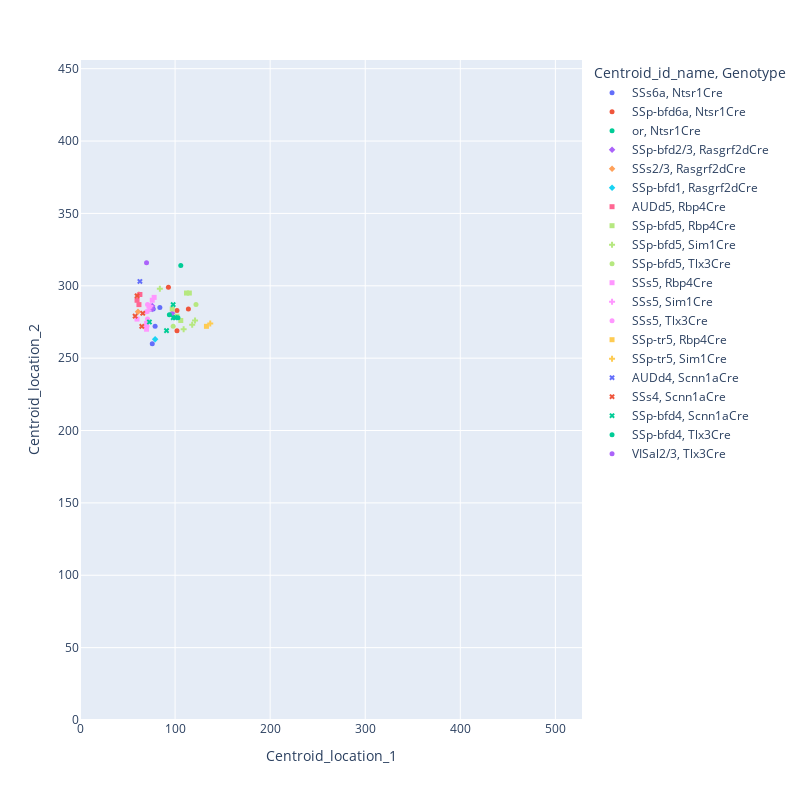

Here is the notebook cell this chart was saved with:
### Code cell
fig = px.scatter(data, x='Centroid_location_1', y='Centroid_location_2', color='Centroid_id_name', symbol='Genotype', 
                 width=800, height=800)
fig.update_traces(marker=dict(size=5))

fig.update_xaxes(range=[0, 528])
fig.update_yaxes(range=[0, 456])
#fig.update_yaxes(range=[0, 456], autorange="reversed")
# autorange reversed makes top left corner 0,0 but does not work with custom range...
fig.show()

fig.write_html("injection_centroid_horizontal.html")
# horizontal view but fliped (in an image, top is 0 but not bottom like in this graph)

### Figure 1 — Plotly figure (JSON) as saved in the notebook; plotly's stock layout.template omitted (floating-point values rounded to 4 significant figures)
{"data": [{"hovertemplate": "Centroid_id_name=SSs6a<br>Genotype=Ntsr1Cre<br>Centroid_location_1=%{x}<br>Centroid_location_2=%{y}<extra></extra>", "legendgroup": "SSs6a, Ntsr1Cre", "marker": {"color": "#636efa", "size": 5, "symbol": "circle"}, "mode": "markers", "name": "SSs6a, Ntsr1Cre", "orientation": "v", "showlegend": true, "type": "scatter", "x": [77, 84, 74, 76, 79], "xaxis": "x", "y": [284, 285, 284, 260, 272], "yaxis": "y"}, {"hovertemplate": "Centroid_id_name=SSp-bfd6a<br>Genotype=Ntsr1Cre<br>Centroid_location_1=%{x}<br>Centroid_location_2=%{y}<extra></extra>", "legendgroup": "SSp-bfd6a, Ntsr1Cre", "marker": {"color": "#EF553B", "size": 5, "symbol": "circle"}, "mode": "markers", "name": "SSp-bfd6a, Ntsr1Cre", "orientation": "v", "showlegend": true, "type": "scatter", "x": [102, 114, 102, 93], "xaxis": "x", "y": [283, 284, 269, 299], "yaxis": "y"}, {"hovertemplate": "Centroid_id_name=or<br>Genotype=Ntsr1Cre<br>Centroid_location_1=%{x}<br>Centroid_location_2=%{y}<extra></extra>", "legendgroup": "or, Ntsr1Cre", "marker": {"color": "#00cc96", "size": 5, "symbol": "circle"}, "mode": "markers", "name": "or, Ntsr1Cre", "orientation": "v", "showlegend": true, "type": "scatter", "x": [106], "xaxis": "x", "y": [314], "yaxis": "y"}, {"hovertemplate": "Centroid_id_name=SSp-bfd2/3<br>Genotype=Rasgrf2dCre<br>Centroid_location_1=%{x}<br>Centroid_location_2=%{y}<extra></extra>", "legendgroup": "SSp-bfd2/3, Rasgrf2dCre", "marker": {"color": "#ab63fa", "size": 5, "symbol": "diamond"}, "mode": "markers", "name": "SSp-bfd2/3, Rasgrf2dCre", "orientation": "v", "showlegend": true, "type": "scatter", "x": [97, 76, 76], "xaxis": "x", "y": [281, 284, 286], "yaxis": "y"}, {"hovertemplate": "Centroid_id_name=SSs2/3<br>Genotype=Rasgrf2dCre<br>Centroid_location_1=%{x}<br>Centroid_location_2=%{y}<extra></extra>", "legendgroup": "SSs2/3, Rasgrf2dCre", "marker": {"color": "#FFA15A", "size": 5, "symbol": "diamond"}, "mode": "markers", "name": "SSs2/3, Rasgrf2dCre", "orientation": "v", "showlegend": true, "type": "scatter", "x": [61, 62], "xaxis": "x", "y": [282, 294], "yaxis": "y"}, {"hovertemplate": "Centroid_id_name=SSp-bfd1<br>Genotype=Rasgrf2dCre<br>Centroid_location_1=%{x}<br>Centroid_location_2=%{y}<extra></extra>", "legendgroup": "SSp-bfd1, Rasgrf2dCre", "marker": {"color": "#19d3f3", "size": 5, "symbol": "diamond"}, "mode": "markers", "name": "SSp-bfd1, Rasgrf2dCre", "orientation": "v", "showlegend": true, "type": "scatter", "x": [79], "xaxis": "x", "y": [263], "yaxis": "y"}, {"hovertemplate": "Centroid_id_name=AUDd5<br>Genotype=Rbp4Cre<br>Centroid_location_1=%{x}<br>Centroid_location_2=%{y}<extra></extra>", "legendgroup": "AUDd5, Rbp4Cre", "marker": {"color": "#FF6692", "size": 5, "symbol": "square"}, "mode": "markers", "name": "AUDd5, Rbp4Cre", "orientation": "v", "showlegend": true, "type": "scatter", "x": [62, 63, 60], "xaxis": "x", "y": [287, 294, 290], "yaxis": "y"}, {"hovertemplate": "Centroid_id_name=SSp-bfd5<br>Genotype=Rbp4Cre<br>Centroid_location_1=%{x}<br>Centroid_location_2=%{y}<extra></extra>", "legendgroup": "SSp-bfd5, Rbp4Cre", "marker": {"color": "#B6E880", "size": 5, "symbol": "square"}, "mode": "markers", "name": "SSp-bfd5, Rbp4Cre", "orientation": "v", "showlegend": true, "type": "scatter", "x": [106, 102, 112, 115, 97], "xaxis": "x", "y": [276, 279, 295, 295, 284], "yaxis": "y"}, {"hovertemplate": "Centroid_id_name=SSp-bfd5<br>Genotype=Sim1Cre<br>Centroid_location_1=%{x}<br>Centroid_location_2=%{y}<extra></extra>", "legendgroup": "SSp-bfd5, Sim1Cre", "marker": {"color": "#B6E880", "size": 5, "symbol": "cross"}, "mode": "markers", "name": "SSp-bfd5, Sim1Cre", "orientation": "v", "showlegend": true, "type": "scatter", "x": [121, 109, 118, 84], "xaxis": "x", "y": [276, 270, 273, 298], "yaxis": "y"}, {"hovertemplate": "Centroid_id_name=SSp-bfd5<br>Genotype=Tlx3Cre<br>Centroid_location_1=%{x}<br>Centroid_location_2=%{y}<extra></extra>", "legendgroup": "SSp-bfd5, Tlx3Cre", "marker": {"color": "#B6E880", "size": 5, "symbol": "circle"}, "mode": "markers", "name": "SSp-bfd5, Tlx3Cre", "orientation": "v", "showlegend": true, "type": "scatter", "x": [122, 98], "xaxis": "x", "y": [287, 272], "yaxis": "y"}, {"hovertemplate": "Centroid_id_name=SSs5<br>Genotype=Rbp4Cre<br>Centroid_location_1=%{x}<br>Centroid_location_2=%{y}<extra></extra>", "legendgroup": "SSs5, Rbp4Cre", "marker": {"color": "#FF97FF", "size": 5, "symbol": "square"}, "mode": "markers", "name": "SSs5, Rbp4Cre", "orientation": "v", "showlegend": true, "type": "scatter", "x": [76, 70, 78, 70, 60], "xaxis": "x", "y": [290, 270, 292, 274, 277], "yaxis": "y"}, {"hovertemplate": "Centroid_id_name=SSs5<br>Genotype=Sim1Cre<br>Centroid_location_1=%{x}<br>Centroid_location_2=%{y}<extra></extra>", "legendgroup": "SSs5, Sim1Cre", "marker": {"color": "#FF97FF", "size": 5, "symbol": "cross"}, "mode": "markers", "name": "SSs5, Sim1Cre", "orientation": "v", "showlegend": true, "type": "scatter", "x": [72, 70, 74, 73], "xaxis": "x", "y": [283, 272, 286, 285], "yaxis": "y"}, {"hovertemplate": "Centroid_id_name=SSs5<br>Genotype=Tlx3Cre<br>Centroid_location_1=%{x}<br>Centroid_location_2=%{y}<extra></extra>", "legendgroup": "SSs5, Tlx3Cre", "marker": {"color": "#FF97FF", "size": 5, "symbol": "circle"}, "mode": "markers", "name": "SSs5, Tlx3Cre", "orientation": "v", "showlegend": true, "type": "scatter", "x": [70, 71, 71], "xaxis": "x", "y": [282, 277, 287], "yaxis": "y"}, {"hovertemplate": "Centroid_id_name=SSp-tr5<br>Genotype=Rbp4Cre<br>Centroid_location_1=%{x}<br>Centroid_location_2=%{y}<extra></extra>", "legendgroup": "SSp-tr5, Rbp4Cre", "marker": {"color": "#FECB52", "size": 5, "symbol": "square"}, "mode": "markers", "name": "SSp-tr5, Rbp4Cre", "orientation": "v", "showlegend": true, "type": "scatter", "x": [133], "xaxis": "x", "y": [272], "yaxis": "y"}, {"hovertemplate": "Centroid_id_name=SSp-tr5<br>Genotype=Sim1Cre<br>Centroid_location_1=%{x}<br>Centroid_location_2=%{y}<extra></extra>", "legendgroup": "SSp-tr5, Sim1Cre", "marker": {"color": "#FECB52", "size": 5, "symbol": "cross"}, "mode": "markers", "name": "SSp-tr5, Sim1Cre", "orientation": "v", "showlegend": true, "type": "scatter", "x": [137], "xaxis": "x", "y": [274], "yaxis": "y"}, {"hovertemplate": "Centroid_id_name=AUDd4<br>Genotype=Scnn1aCre<br>Centroid_location_1=%{x}<br>Centroid_location_2=%{y}<extra></extra>", "legendgroup": "AUDd4, Scnn1aCre", "marker": {"color": "#636efa", "size": 5, "symbol": "x"}, "mode": "markers", "name": "AUDd4, Scnn1aCre", "orientation": "v", "showlegend": true, "type": "scatter", "x": [63], "xaxis": "x", "y": [303], "yaxis": "y"}, {"hovertemplate": "Centroid_id_name=SSs4<br>Genotype=Scnn1aCre<br>Centroid_location_1=%{x}<br>Centroid_location_2=%{y}<extra></extra>", "legendgroup": "SSs4, Scnn1aCre", "marker": {"color": "#EF553B", "size": 5, "symbol": "x"}, "mode": "markers", "name": "SSs4, Scnn1aCre", "orientation": "v", "showlegend": true, "type": "scatter", "x": [65, 66, 58, 60], "xaxis": "x", "y": [272, 281, 279, 293], "yaxis": "y"}, {"hovertemplate": "Centroid_id_name=SSp-bfd4<br>Genotype=Scnn1aCre<br>Centroid_location_1=%{x}<br>Centroid_location_2=%{y}<extra></extra>", "legendgroup": "SSp-bfd4, Scnn1aCre", "marker": {"color": "#00cc96", "size": 5, "symbol": "x"}, "mode": "markers", "name": "SSp-bfd4, Scnn1aCre", "orientation": "v", "showlegend": true, "type": "scatter", "x": [91, 98, 73, 100, 98], "xaxis": "x", "y": [269, 278, 275, 278, 287], "yaxis": "y"}, {"hovertemplate": "Centroid_id_name=SSp-bfd4<br>Genotype=Tlx3Cre<br>Centroid_location_1=%{x}<br>Centroid_location_2=%{y}<extra></extra>", "legendgroup": "SSp-bfd4, Tlx3Cre", "marker": {"color": "#00cc96", "size": 5, "symbol": "circle"}, "mode": "markers", "name": "SSp-bfd4, Tlx3Cre", "orientation": "v", "showlegend": true, "type": "scatter", "x": [103, 94], "xaxis": "x", "y": [278, 280], "yaxis": "y"}, {"hovertemplate": "Centroid_id_name=VISal2/3<br>Genotype=Tlx3Cre<br>Centroid_location_1=%{x}<br>Centroid_location_2=%{y}<extra></extra>", "legendgroup": "VISal2/3, Tlx3Cre", "marker": {"color": "#ab63fa", "size": 5, "symbol": "circle"}, "mode": "markers", "name": "VISal2/3, Tlx3Cre", "orientation": "v", "showlegend": true, "type": "scatter", "x": [70], "xaxis": "x", "y": [316], "yaxis": "y"}], "layout": {"height": 800, "legend": {"title": {"text": "Centroid_id_name, Genotype"}, "tracegroupgap": 0}, "margin": {"t": 60}, "width": 800, "xaxis": {"anchor": "y", "domain": [0, 1], "range": [0, 528], "title": {"text": "Centroid_location_1"}, "type": "linear"}, "yaxis": {"anchor": "x", "domain": [0, 1], "range": [0, 456], "title": {"text": "Centroid_location_2"}, "type": "linear"}}}
